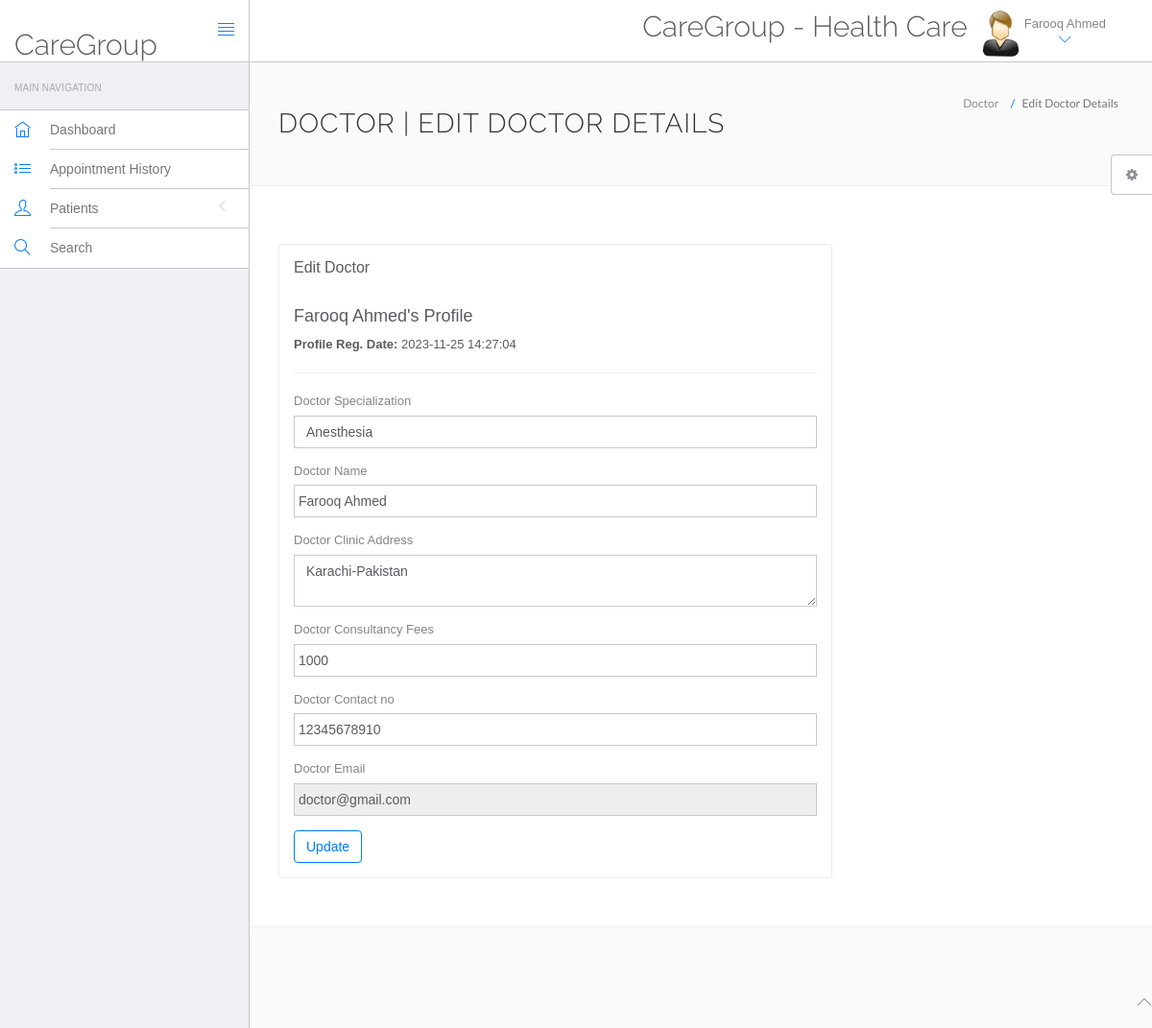
Page /hospital/hms/doctor/edit-profile.php (signed in) on the committed database.
### tables this page shows
CREATE TABLE `doctors` (
  `id` int(11) NOT NULL,
  `specilization` varchar(255) DEFAULT NULL,
  `doctorName` varchar(255) DEFAULT NULL,
  `address` longtext DEFAULT NULL,
  `docFees` varchar(255) DEFAULT NULL,
  `contactno` bigint(11) DEFAULT NULL,
  `docEmail` varchar(255) DEFAULT NULL,
  `password` varchar(255) DEFAULT NULL,
  `creationDate` timestamp NULL DEFAULT current_timestamp(),
  `updationDate` timestamp NULL DEFAULT NULL ON UPDATE current_timestamp()
);

### hospital/hms/doctor/edit-profile.php (the view, shortened to what this page needs)
<?php
include('include/config.php');
if(strlen($_SESSION['id']==0)) {
 header('location:logout.php');
  } else{
?>
<!DOCTYPE html>
<html lang="en">
	<head>
		<link rel="stylesheet" href="vendor/bootstrap/css/bootstrap.min.css">
		<link rel="stylesheet" href="vendor/fontawesome/css/font-awesome.min.css">
		<link rel="stylesheet" href="vendor/themify-icons/themify-icons.min.css">
		<link href="vendor/animate.css/animate.min.css" rel="stylesheet" media="screen">
		<link href="vendor/perfect-scrollbar/perfect-scrollbar.min.css" rel="stylesheet" media="screen">
		<link href="vendor/switchery/switchery.min.css" rel="stylesheet" media="screen">
		<link href="vendor/bootstrap-touchspin/jquery.bootstrap-touchspin.min.css" rel="stylesheet" media="screen">
		<link href="vendor/select2/select2.min.css" rel="stylesheet" media="screen">
		<link href="vendor/bootstrap-datepicker/bootstrap-datepicker3.standalone.min.css" rel="stylesheet" media="screen">
		<link href="vendor/bootstrap-timepicker/bootstrap-timepicker.min.css" rel="stylesheet" media="screen">
		<link rel="stylesheet" href="assets/css/styles.css">
		<link rel="stylesheet" href="assets/css/plugins.css">
		<link rel="stylesheet" href="assets/css/themes/theme-1.css" id="skin_color" />
	</head>
	<body>
		<div id="app">
<?php include('include/sidebar.php');?>
			<div class="app-content">
				<?php include('include/header.php');?>
				<div class="main-content" >
					<div class="wrap-content container" id="container">
						<section id="page-title">
							<div class="row">
								<div class="col-sm-8">
									<h1 class="mainTitle">Doctor | Edit Doctor Details</h1>
																	</div>
								<ol class="breadcrumb">
									<li>
										<span>Doctor</span>
									</li>
									<li class="active">
										<span>Edit Doctor Details</span>
									</li>
								</ol>
							</div>
						</section>
						<div class="container-fluid container-fullw bg-white">
							<div class="row">
								<div class="col-md-12">
									<div class="row margin-top-30">
										<div class="col-lg-8 col-md-12">
											<div class="panel panel-white">
												<div class="panel-heading">
													<h5 class="panel-title">Edit Doctor</h5>
												</div>
												<div class="panel-body">
									<?php
$did=$_SESSION['dlogin'];
$sql=mysqli_query($con,"select * from doctors where docEmail='$did'");
while($data=mysqli_fetch_array($sql))
{
?>
<h4><?php echo htmlentities($data['doctorName']);?>'s Profile</h4>
<p><b>Profile Reg. Date: </b><?php echo htmlentities($data['creationDate']);?></p>
<hr />
													<form role="form" name="adddoc" method="post" onSubmit="return valid();">
														<div class="form-group">
															<label for="DoctorSpecialization">
																Doctor Specialization
															</label>
							<select name="Doctorspecialization" class="form-control" required="required">
					<option value="<?php echo htmlentities($data['specilization']);?>">
					<?php echo htmlentities($data['specilization']);?></option>
															</select>
														</div>
<div class="form-group">
															<label for="doctorname">
																 Doctor Name
															</label>
	<input type="text" name="docname" class="form-control" value="<?php echo htmlentities($data['doctorName']);?>" >
														</div>
<div class="form-group">
															<label for="address">
																 Doctor Clinic Address
															</label>
					<textarea name="clinicaddress" class="form-control"><?php echo htmlentities($data['address']);?></textarea>
														</div>
<div class="form-group">
															<label for="fess">
																 Doctor Consultancy Fees
															</label>
		<input type="text" name="docfees" class="form-control" required="required"  value="<?php echo htmlentities($data['docFees']);?>" >
														</div>
<div class="form-group">
									<label for="fess">
																 Doctor Contact no
															</label>
					<input type="text" name="doccontact" class="form-control" required="required"  value="<?php echo htmlentities($data['contactno']);?>">
														</div>
<div class="form-group">
									<label for="fess">
																 Doctor Email
															</label>
					<input type="email" name="docemail" class="form-control"  readonly="readonly"  value="<?php echo htmlentities($data['docEmail']);?>">
														</div>
														<?php } ?>
														<button type="submit" name="submit" class="btn btn-o btn-primary">
															Update
														</button>
													</form>
												</div>
											</div>
										</div>
											</div>
										</div>
								</div>
					</div>
				</div>
			</div>
	<?php include('include/footer.php');?>
	<?php include('include/setting.php');?>
		</div>
	</body>
</html>
<?php } ?>

### hospital/hms/doctor/include/header.php (shortened to what this page needs)
<header class="navbar navbar-default navbar-static-top">
					<div class="navbar-header">
						<a class="navbar-brand" href="#">
							<h2 style="padding-top:20% ">CareGroup</h2>
						</a>
						<a href="#" class="sidebar-toggler pull-right visible-md visible-lg" data-toggle-class="app-sidebar-closed" data-toggle-target="#app">
							<i class="ti-align-justify"></i>
						</a>
					</div>
					<div class="navbar-collapse collapse">
						<ul class="nav navbar-right">
								<li  style="padding-top:2% ">
								<h2>CareGroup - Health Care</h2>
							</li>
							<li class="dropdown current-user">
								<a href class="dropdown-toggle" data-toggle="dropdown">
									<img src="assets/images/images.jpg" > <span class="username">
									<?php $query=mysqli_query($con,"select doctorName from doctors where id='".$_SESSION['id']."'");
while($row=mysqli_fetch_array($query))
{
	echo $row['doctorName'];
}
									?> <i class="ti-angle-down"></i></i></span>
								</a>
							</li>
						</ul>
					</div>
				</header>

### hospital/hms/doctor/assets/css/themes/theme-1.css (style rules this page uses)
body { background: #FAFAFA; }
header .navbar-header { background: #ffffff !important; border-right-color: #c8c7cc !important; border-bottom-color: #c8c7cc !important; }
header .navbar-header .sidebar-toggler, header .navbar-header .sidebar-mobile-toggler { color: #007aff !important; }
header .navbar-header .navbar-brand { color: #777 !important; }
header .navbar-collapse { background: #ffffff !important; border-bottom-color: #c8c7cc !important; box-shadow: none !important; }
header .navbar-collapse .navbar-right > li > a { color: #777; }
header .navbar-collapse .navbar-right > li > a i { color: #007aff !important; }

### rows in the picture
doctors: doctorName "Farooq Ahmed", creationDate "2023-11-25 14:27:04", Doctorspecialization "Anesthesia", docname "Farooq Ahmed", clinicaddress "Karachi-Pakistan", docfees "1000", doccontact "12345678910", docemail "doctor@gmail.com"
